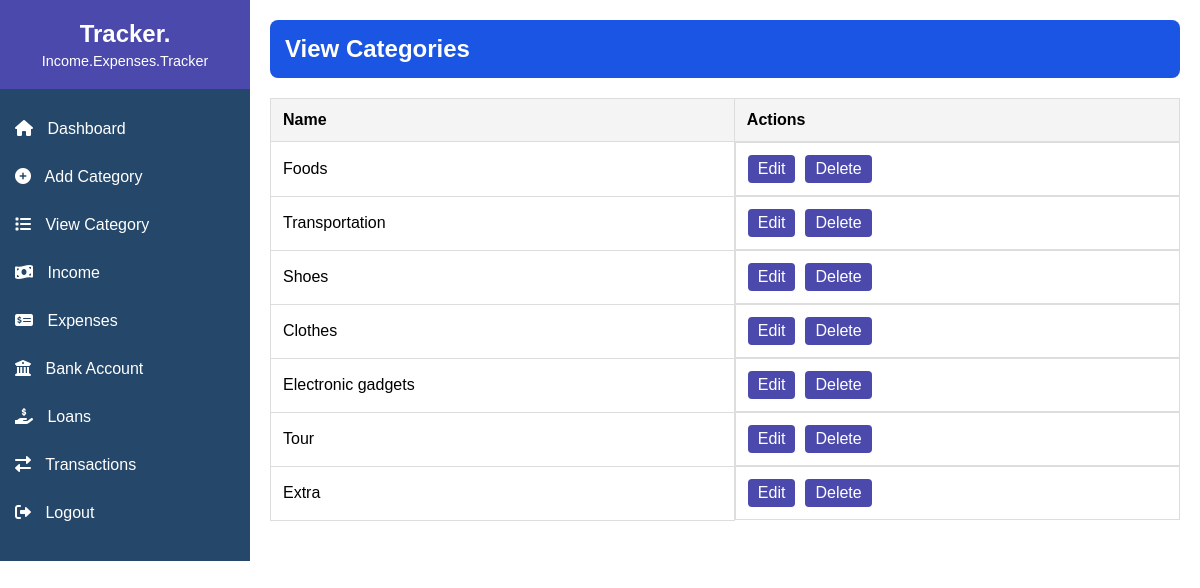
The page /view_categories.php (signed in) on the database its author committed.
### tables this page shows
CREATE TABLE `categories` (
  `id` int(11) NOT NULL,
  `name` varchar(255) NOT NULL
);

### view_categories.php (the view, shortened to what this page needs)
<?php
include('db.php');
$categories = mysqli_query($conn, "SELECT * FROM categories");
?>
<!DOCTYPE html>
<html lang="en">
<head>
    <link rel="stylesheet" href="styles.css">
    <link rel="stylesheet" href="https://cdnjs.cloudflare.com/ajax/libs/font-awesome/6.0.0-beta3/css/all.min.css">
</head>
<body>
<div class="sidebar">
    <div class="sidebar-header">
        <h2>Tracker.</h2>
        <p>Income.Expenses.Tracker</p>
    </div>
    <ul class="sidebar-menu">
        <li><a href="dashboard.php"><i class="fas fa-home"></i> Dashboard</a></li>
        <li><a href="add_category.php"><i class="fas fa-plus-circle"></i> Add Category</a></li>
        <li><a href="view_categories.php"><i class="fas fa-list"></i> View Category</a></li>
        <li>
            <a href="javascript:void(0)" class="main-menu"><i class="fas fa-money-bill-wave"></i> Income</a>
        </li>
        <li>
            <a href="javascript:void(0)" class="main-menu"><i class="fas fa-money-check-alt"></i> Expenses</a>
        </li>
        <li>
            <a href="javascript:void(0)" class="main-menu"><i class="fas fa-university"></i> Bank Account</a>
        </li>
        <li>
            <a href="javascript:void(0)" class="main-menu"><i class="fas fa-hand-holding-usd"></i> Loans</a>
        </li>
        <li><a href="transactions.php"><i class="fas fa-exchange-alt"></i> Transactions</a></li>
        <li><a href="logout.php"><i class="fas fa-sign-out-alt"></i> Logout</a></li>
    </ul>
</div>
    <div class="main-content">
        <header>
            <div class="title">
                <h1>View Categories</h1>
            </div>
        </header>
        <main>
            <table>
                <thead>
                    <tr>
                        <th>Name</th>
                        <th>Actions</th>
                    </tr>
                </thead>
                <tbody>
                    <?php while ($category = mysqli_fetch_assoc($categories)): ?>
                        <tr>
                            <td><?php echo htmlspecialchars($category['name']); ?></td>
                            <td class="actions">
                                <a href="edit_category.php?id=<?php echo $category['id']; ?>">Edit</a>
                                <a href="delete_category.php?id=<?php echo $category['id']; ?>" onclick="return confirm('Are you sure?')">Delete</a>
                            </td>
                        </tr>
                    <?php endwhile; ?>
                </tbody>
            </table>
        </main>
    </div>
</body>
</html>

### styles.css (style rules this page uses)
body { font-family: Arial, sans-serif; margin: 0; padding: 0; display: flex; }
.sidebar { width: 250px; background-color: #25476A; color: #fff; display: flex; flex-direction: column; align-items: center; }
.sidebar-header { text-align: center; padding: 20px 0; width: 100%; background-color: #4B49AC; }
.sidebar-header h2 { margin: 0; font-size: 1.5em; }
.sidebar-header p { margin: 5px 0 0; font-size: 0.9em; }
.sidebar-menu { list-style: none; padding: 0; width: 100%; display: flex; flex-direction: column; }
.sidebar-menu li { width: 100%; }
.sidebar-menu li a { display: block; padding: 15px; color: #fff; text-decoration: none; transition: background-color 0.3s ease; }
.sidebar-menu li a i { margin-right: 10px; }
.main-content { flex-grow: 1; padding: 20px; }
header { display: flex; justify-content: space-between; align-items: center; background-color: #1A55E3; color: #fff; padding: 15px; border-radius: 8px; }
header .title h1 { margin: 0; font-size: 1.5em; }
table { width: 100%; border-collapse: collapse; margin: 20px 0; font-size: 16px; }
table th, table td { padding: 12px; border: 1px solid #ddd; text-align: left; }
table th { background-color: #f4f4f4; }

### view_categories.php (style rules this page uses)
table { width: 100%; border-collapse: collapse; margin: 20px 0; }
table th, table td { padding: 12px; border: 1px solid #ddd; text-align: left; }
table th { background-color: #f4f4f4; }
table a { color: #4B49AC; text-decoration: none; }
.actions { display: flex; gap: 10px; }
.actions a { padding: 5px 10px; background-color: #4B49AC; color: white; border-radius: 4px; text-decoration: none; transition: background-color 0.3s; }

### rows shown on the page
categories: name "Foods"
categories: name "Transportation"
categories: name "Shoes"
categories: name "Clothes"
categories: name "Electronic gadgets"
categories: name "Tour"
categories: name "Extra"
